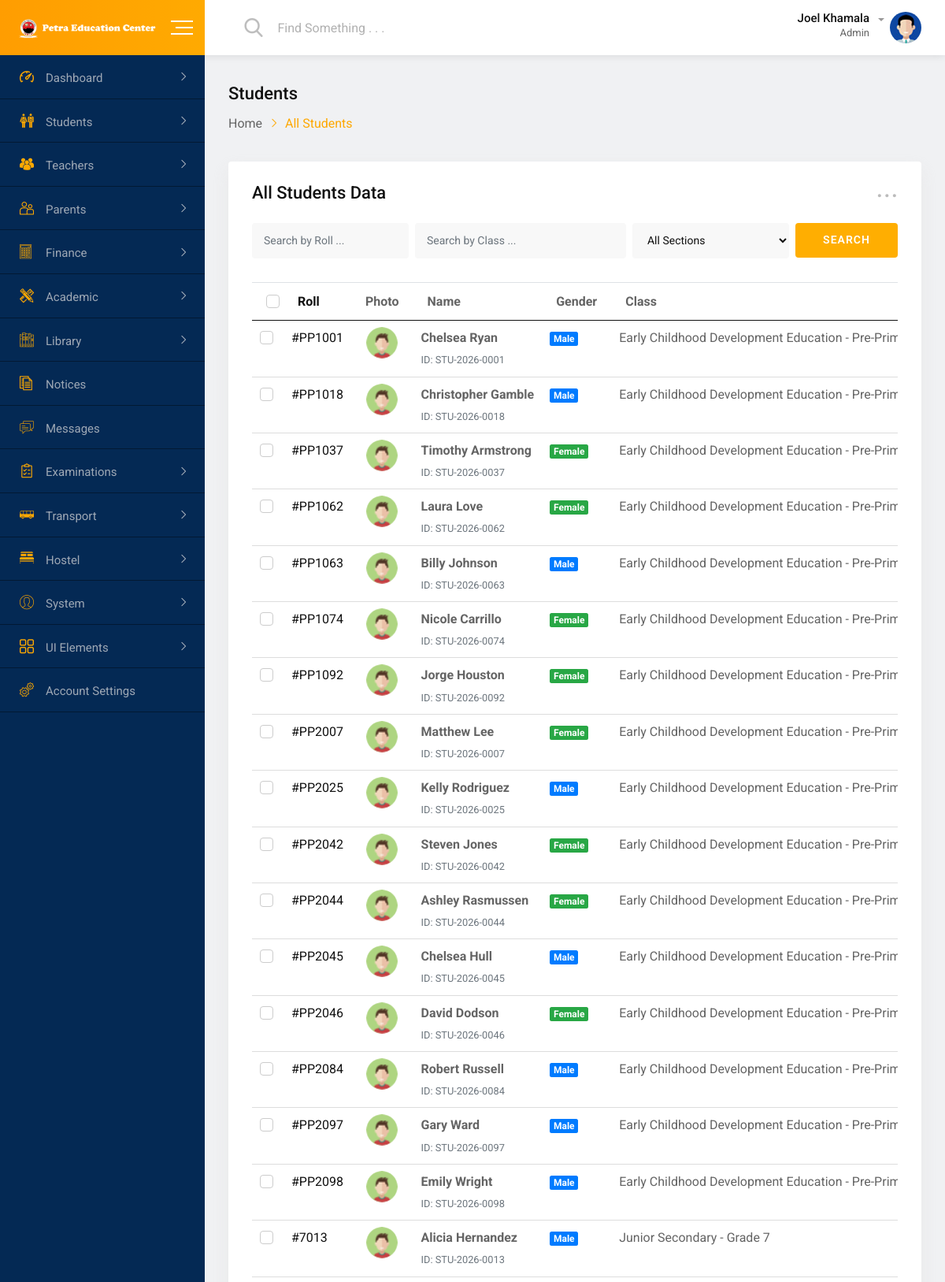
The app's page /dashboard/students/ (signed in, upper part) with its own data.
### core/models.py (models this page shows, shortened)
class Student(models.Model):
    GENDER_CHOICES = [
        ('M', 'Male'),
        ('F', 'Female'),
        ('O', 'Other'),
    ]
    user = models.OneToOneField(User, on_delete=models.CASCADE, null=True, blank=True)
    student_id = models.CharField(max_length=20, unique=True)
    first_name = models.CharField(max_length=100)
    last_name = models.CharField(max_length=100)
    gender = models.CharField(max_length=1, choices=GENDER_CHOICES)
    date_of_birth = models.DateField()
    religion = models.CharField(max_length=50, blank=True)
    address = models.TextField()
    phone = models.CharField(max_length=15, blank=True)
    email = models.EmailField(blank=True)
    photo = models.ImageField(upload_to=student_photo_path, null=True, blank=True)
    father_name = models.CharField(max_length=100)
    father_occupation = models.CharField(max_length=100, blank=True)
    father_phone = models.CharField(max_length=15, blank=True)
    mother_name = models.CharField(max_length=100)
    mother_occupation = models.CharField(max_length=100, blank=True)
    mother_phone = models.CharField(max_length=15, blank=True)
    guardian_email = models.EmailField(blank=True)
    guardian_phone = models.CharField(max_length=15, blank=True)
    emergency_contact_name = models.CharField(max_length=100, blank=True)
    emergency_contact_phone = models.CharField(max_length=15, blank=True)
    emergency_relationship = models.CharField(max_length=50, blank=True)
    previous_school = models.CharField(max_length=200, blank=True)
    transfer_certificate_no = models.CharField(max_length=100, blank=True)
    medical_conditions = models.TextField(blank=True)
    medications = models.TextField(blank=True)
    doctor_name = models.CharField(max_length=100, blank=True)
    doctor_phone = models.CharField(max_length=15, blank=True)
    national_id = models.CharField(max_length=50, blank=True)
    birth_certificate_no = models.CharField(max_length=50, blank=True)
    is_active = models.BooleanField(default=True)
    created_at = models.DateTimeField(auto_now_add=True)
    updated_at = models.DateTimeField(auto_now=True)
    is_online = models.BooleanField(default=False)
    last_activity = models.DateTimeField(default=timezone.now)
    current_class = models.ForeignKey(Class, on_delete=models.SET_NULL, null=True, related_name='students')
    current_section = models.ForeignKey(Section, on_delete=models.SET_NULL, null=True, related_name='students')
    transport_route = models.ForeignKey('TransportRoute', on_delete=models.SET_NULL, null=True, blank=True, related_name='students')
    roll_number = models.CharField(max_length=10)
    admission_date = models.DateField(default=timezone.now)
    class Meta:
        ordering = ['current_class', 'roll_number']

class Class(models.Model):
    LEVEL_CATEGORIES = [
        ('ECDE', 'Early Childhood Development Education'),
        ('PRIMARY', 'Primary'),
        ('JUNIOR_SECONDARY', 'Junior Secondary'),
    ]
    GRADE_LEVELS = [
        ('PP1', 'Pre-Primary 1'),
        ('PP2', 'Pre-Primary 2'),
        ('1', 'Grade 1'),
        ('2', 'Grade 2'),
        ('3', 'Grade 3'),
        ('4', 'Grade 4'),
        ('5', 'Grade 5'),
        ('6', 'Grade 6'),
        ('7', 'Grade 7'),
        ('8', 'Grade 8'),
        ('9', 'Grade 9'),
    ]
    name = models.CharField(max_length=50)
    code = models.CharField(max_length=10, unique=True)
    level_category = models.CharField(max_length=20, choices=LEVEL_CATEGORIES)
    grade_level = models.CharField(max_length=3, choices=GRADE_LEVELS)
    capacity = models.IntegerField(default=30)
    class_teacher = models.ForeignKey('Teacher', on_delete=models.SET_NULL, null=True, blank=True)
    class Meta:
        ordering = ['level_category', 'grade_level']
        verbose_name_plural = 'Classes'

### dashboard/views.py (the view, shortened to what this page needs)
# urls.py: path('students/', views.all_students, name='all_students'),
@admin_required
def all_students(request):
    students = Student.objects.all().order_by('current_class', 'roll_number')
    class_filter = request.GET.get('class')
    if class_filter:
        students = students.filter(current_class_id=class_filter)
    section_filter = request.GET.get('section')
    if section_filter:
        students = students.filter(current_section_id=section_filter)
    search_query = request.GET.get('search')
    classes = Class.objects.all()
    sections = Section.objects.all()
    context = {
        'students': students,
        'classes': classes,
        'sections': sections,
    }
    return render(request, 'students/all_students.html', context)

### core/access_control.py (called while the page is built, shortened)
def get_user_role(user):
    if user.is_superuser or user.is_staff:
        return 'admin'
    elif hasattr(user, 'teacher'):
        return 'teacher'
    elif hasattr(user, 'student'):
        return 'student'
    elif hasattr(user, 'parent'):
        return 'parent'
    else:
        return 'user'

def user_has_role(user, allowed_roles):
    user_role = get_user_role(user)
    return user_role in allowed_roles

def can_manage_users(user):
    return user_has_role(user, ['admin'])

def can_manage_academic_data(user):
    return user_has_role(user, ['admin'])

def can_manage_finances(user):
    return user_has_role(user, ['admin'])

def role_required(allowed_roles, redirect_url='dashboard', message=None):
    def decorator(view_func):
        @wraps(view_func)
        def _wrapped_view(request, *args, **kwargs):
            if not request.user.is_authenticated:
                return redirect('login')
            return view_func(request, *args, **kwargs)
        return _wrapped_view
    return decorator

def role_context(request):
    if request.user.is_authenticated:
        user_role = get_user_role(request.user)
        return {
            'user_role': user_role,
            'is_admin': user_role == 'admin',
            'is_teacher': user_role == 'teacher',
            'is_student': user_role == 'student',
            'is_parent': user_role == 'parent',
            'can_manage_users': can_manage_users(request.user),
            'can_manage_academic_data': can_manage_academic_data(request.user),
            'can_manage_finances': can_manage_finances(request.user),
        }
    return {}

### core/views.py (called while the page is built)
def update_user_online_status(user, is_online):
    try:
        online_status = 1 if is_online else 0
        if hasattr(user, 'is_online'):
            user.is_online = online_status
            user.save(update_fields=['is_online'])
        if hasattr(user, 'student'):
            user.student.is_online = online_status
            user.student.save(update_fields=['is_online'])
        if hasattr(user, 'teacher'):
            user.teacher.is_online = online_status
            user.teacher.save(update_fields=['is_online'])
        if hasattr(user, 'parent'):
            user.parent.is_online = online_status
            user.parent.save(update_fields=['is_online'])
        print(f"DEBUG: Updated online status for {user.username} to {online_status}")
    except Exception as e:
        print(f"DEBUG: Error updating online status for {user.username}: {e}")

### templates/students/all_students.html (shortened to what this page needs)
{% extends 'base.html' %}
{% load static %}
{% block extra_css %}
<link rel="stylesheet" href="{% static 'css/jquery.dataTables.min.css' %}">
{% endblock %}
{% block content %}
<div id="wrapper" class="wrapper bg-ash">
    {% include 'includes/header.html' %}
    <div class="dashboard-page-one">
        {% include 'includes/sidebar.html' %}
        <div class="dashboard-content-one">
            <div class="breadcrumbs-area">
                <h3>Students</h3>
                <ul>
                    <li>
                        <a href="{% url 'dashboard' %}">Home</a>
                    </li>
                    <li>All Students</li>
                </ul>
            </div>
            <div class="card height-auto">
                <div class="card-body">
                    <div class="heading-layout1">
                        <div class="item-title">
                            <h3>All Students Data</h3>
                        </div>
                        <div class="dropdown">
                            <a class="dropdown-toggle" href="#" role="button" data-toggle="dropdown"
                                aria-expanded="false">...</a>
                        </div>
                    </div>
                    <form class="mg-b-20" method="GET">
                        <div class="row gutters-8">
                            <div class="col-3-xxxl col-xl-3 col-lg-3 col-12 form-group">
                                <input type="text" name="search" placeholder="Search by Roll ..." class="form-control"
                                    value="{{ request.GET.search }}">
                            </div>
                            <div class="col-4-xxxl col-xl-4 col-lg-3 col-12 form-group">
                                <input type="text" name="class" placeholder="Search by Class ..." class="form-control"
                                    value="{{ request.GET.class }}">
                            </div>
                            <div class="col-4-xxxl col-xl-3 col-lg-3 col-12 form-group">
                                <select name="section" class="form-control">
                                    <option value="">All Sections</option>
                                </select>
                            </div>
                            <div class="col-1-xxxl col-xl-2 col-lg-3 col-12 form-group">
                                <button type="submit" class="fw-btn-fill btn-gradient-yellow">SEARCH</button>
                            </div>
                        </div>
                    </form>
                    <div class="table-responsive">
                        <table id="studentsTable" class="table display data-table text-nowrap">
                            <thead>
                                <tr>
                                    <th>
                                        <div class="form-check">
                                            <label class="form-check-label">Roll</label>
                                        </div>
                                    </th>
                                    <th>Photo</th>
                                    <th>Name</th>
                                    <th>Gender</th>
                                    <th>Class</th>
                                </tr>
                            </thead>
                            <tbody>
                                {% for student in students %}
                                <tr>
                                    <td>
                                        <div class="form-check">
                                            <label class="form-check-label">#{{ student.roll_number }}</label>
                                        </div>
                                    </td>
                                    <td class="text-center">
                                        {% if student.photo %}
                                        <img src="{{ student.photo.url }}" alt="student" class="rounded-circle"
                                            width="40" height="40">
                                        {% else %}
                                        <img src="{% static 'img/figure/student2.png' %}" alt="student"
                                            class="rounded-circle" width="40" height="40">
                                        {% endif %}
                                    </td>
                                    <td>
                                        <strong>{{ student.first_name }} {{ student.last_name }}</strong>
                                        <br><small class="text-muted">ID: {{ student.student_id }}</small>
                                    </td>
                                    <td>
                                        {% if student.gender == 'M' %}
                                        <span class="badge badge-primary">Male</span>
                                        {% elif student.gender == 'F' %}
                                        <span class="badge badge-success">Female</span>
                                        {% else %}
                                        <span class="badge badge-secondary">Other</span>
                                        {% endif %}
                                    </td>
                                    <td>{{ student.current_class.name|default:"Not Assigned" }}</td>
                                </tr>
                                {% endfor %}
                            </tbody>
                        </table>
                    </div>
                </div>
            </div>
        </div>
    </div>
</div>
{% endblock %}

### templates/includes/header.html (shortened to what this page needs)
{% load static %}
<div class="navbar navbar-expand-md header-menu-one bg-light">
    <div class="nav-bar-header-one">
        <div class="header-logo">
            <a href="{% url 'dashboard' %}">
                <img src="{% static 'img/logo3.png' %}" width="190" alt="logo">
            </a>
        </div>
        <div class="toggle-button sidebar-toggle">
            <button type="button" class="item-link">
                <span class="btn-icon-wrap">
                    <span></span>
                    <span></span>
                    <span></span>
                </span>
            </button>
        </div>
    </div>
    <div class="header-main-menu collapse navbar-collapse" id="mobile-navbar">
        <ul class="navbar-nav">
            <li class="navbar-item header-search-bar">
                <div class="input-group stylish-input-group">
                    <span class="input-group-addon">
                        <button type="submit">
                            <span class="flaticon-search" aria-hidden="true"></span>
                        </button>
                    </span>
                    <input type="text" class="form-control" placeholder="Find Something . . .">
                </div>
            </li>
        </ul>
        <ul class="navbar-nav">
            <li class="navbar-item dropdown header-admin">
                <a class="navbar-nav-link dropdown-toggle" href="#" role="button"
                   data-toggle="dropdown" aria-expanded="false">
                    <div class="admin-title">
                        <h5 class="item-title">{{ request.user.get_full_name|default:request.user.username }}</h5>
                        <span>
                            {% if request.user.is_superuser or request.user.is_staff %}
                                Admin
                            {% elif request.user.teacher %}
                                Teacher
                            {% elif request.user.student %}
                                Student
                            {% elif request.user.parent %}
                                Parent
                            {% else %}
                                User
                            {% endif %}
                        </span>
                    </div>
                    <div class="admin-img">
                        {% if request.user.teacher and request.user.teacher.photo %}
                            <img src="{{ request.user.teacher.photo.url }}" alt="Teacher" class="img-rounded" width="40">
                        {% elif request.user.student and request.user.student.photo %}
                            <img src="{{ request.user.student.photo.url }}" alt="Student" class="img-rounded" width="40">
                        {% elif request.user.parent and request.user.parent.photo %}
                            <img src="{{ request.user.parent.photo.url }}" alt="Parent" class="img-rounded" width="40">
                        {% else %}
                            <img src="{% static 'img/figure/admin.jpg' %}" alt="User" class="img-rounded" width="40">
                        {% endif %}
                    </div>
                </a>
            </li>
        </ul>
    </div>
</div>

### static/css/main.css (style rules this page uses)
html { color: #222; font-size: 1em; line-height: 1.4; }
audio, canvas, iframe, img, svg, video { vertical-align: middle; }

### templates/students/all_students.html (style rules this page uses)
.badge { font-size: 0.75em; }
.table img.rounded-circle { object-fit: cover; }

### records on screen
Student: roll_number "PP1001", first_name "Chelsea", last_name "Ryan", student_id "STU-2026-0001", gender "Male", current_class.name "Early Childhood Development Education -…"
Student: roll_number "PP1018", first_name "Christopher", last_name "Gamble", student_id "STU-2026-0018", gender "Male", current_class.name "Early Childhood Development Education -…"
Student: roll_number "PP1037", first_name "Timothy", last_name "Armstrong", student_id "STU-2026-0037", gender "Female", current_class.name "Early Childhood Development Education -…"
Student: roll_number "PP1062", first_name "Laura", last_name "Love", student_id "STU-2026-0062", gender "Female", current_class.name "Early Childhood Development Education -…"
Student: roll_number "PP1063", first_name "Billy", last_name "Johnson", student_id "STU-2026-0063", gender "Male", current_class.name "Early Childhood Development Education -…"
Student: roll_number "PP1074", first_name "Nicole", last_name "Carrillo", student_id "STU-2026-0074", gender "Female", current_class.name "Early Childhood Development Education -…"
Student: roll_number "PP1092", first_name "Jorge", last_name "Houston", student_id "STU-2026-0092", gender "Female", current_class.name "Early Childhood Development Education -…"
Student: roll_number "PP2007", first_name "Matthew", last_name "Lee", student_id "STU-2026-0007", gender "Female", current_class.name "Early Childhood Development Education -…"
Student: roll_number "PP2025", first_name "Kelly", last_name "Rodriguez", student_id "STU-2026-0025", gender "Male", current_class.name "Early Childhood Development Education -…"
Student: roll_number "PP2042", first_name "Steven", last_name "Jones", student_id "STU-2026-0042", gender "Female", current_class.name "Early Childhood Development Education -…"
Student: roll_number "PP2044", first_name "Ashley", last_name "Rasmussen", student_id "STU-2026-0044", gender "Female", current_class.name "Early Childhood Development Education -…"
Student: roll_number "PP2045", first_name "Chelsea", last_name "Hull", student_id "STU-2026-0045", gender "Male", current_class.name "Early Childhood Development Education -…"
Student: roll_number "PP2046", first_name "David", last_name "Dodson", student_id "STU-2026-0046", gender "Female", current_class.name "Early Childhood Development Education -…"
Student: roll_number "PP2084", first_name "Robert", last_name "Russell", student_id "STU-2026-0084", gender "Male", current_class.name "Early Childhood Development Education -…"
Student: roll_number "PP2097", first_name "Gary", last_name "Ward", student_id "STU-2026-0097", gender "Male", current_class.name "Early Childhood Development Education -…"
Student: roll_number "PP2098", first_name "Emily", last_name "Wright", student_id "STU-2026-0098", gender "Male", current_class.name "Early Childhood Development Education -…"
Student: roll_number "7013", first_name "Alicia", last_name "Hernandez", student_id "STU-2026-0013", gender "Male", current_class.name "Junior Secondary - Grade 7"

### other values on screen
{{ request.user.get_full_name|default:request.user.username }} "Joel Khamala"
